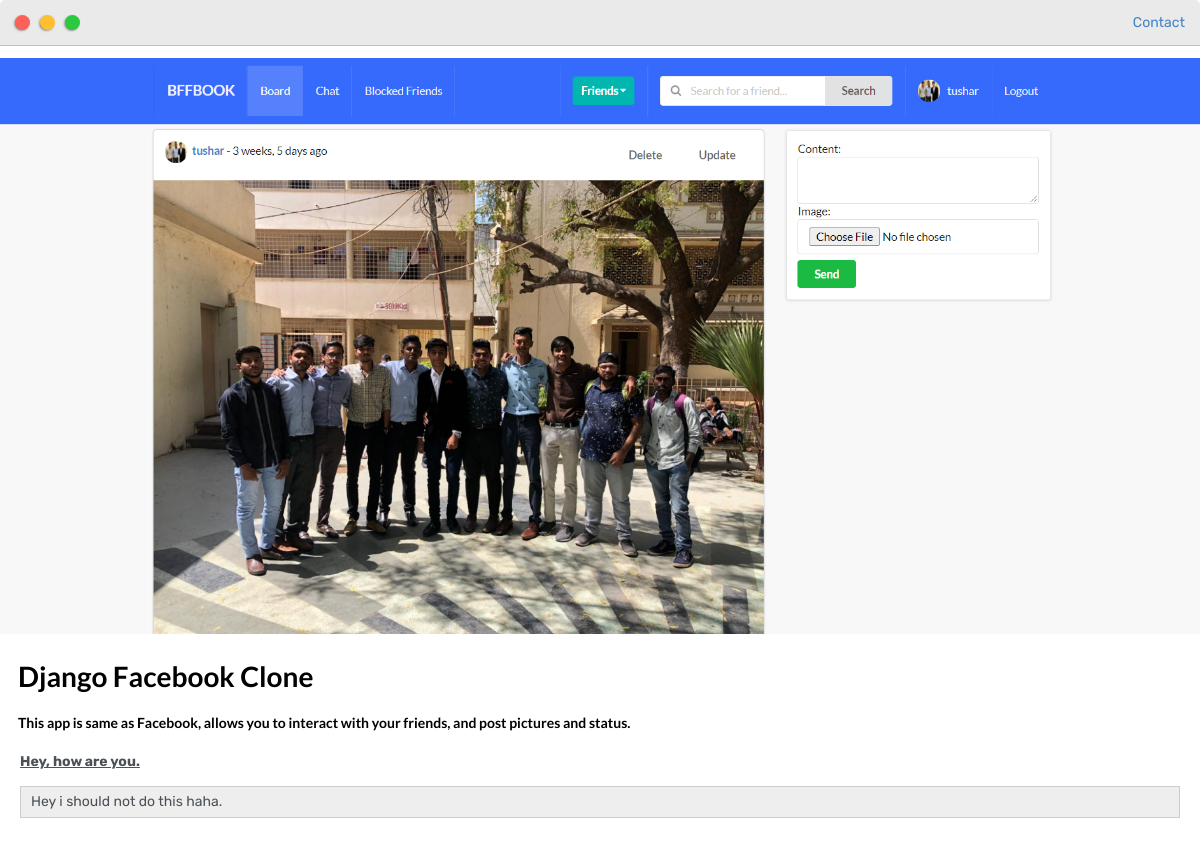
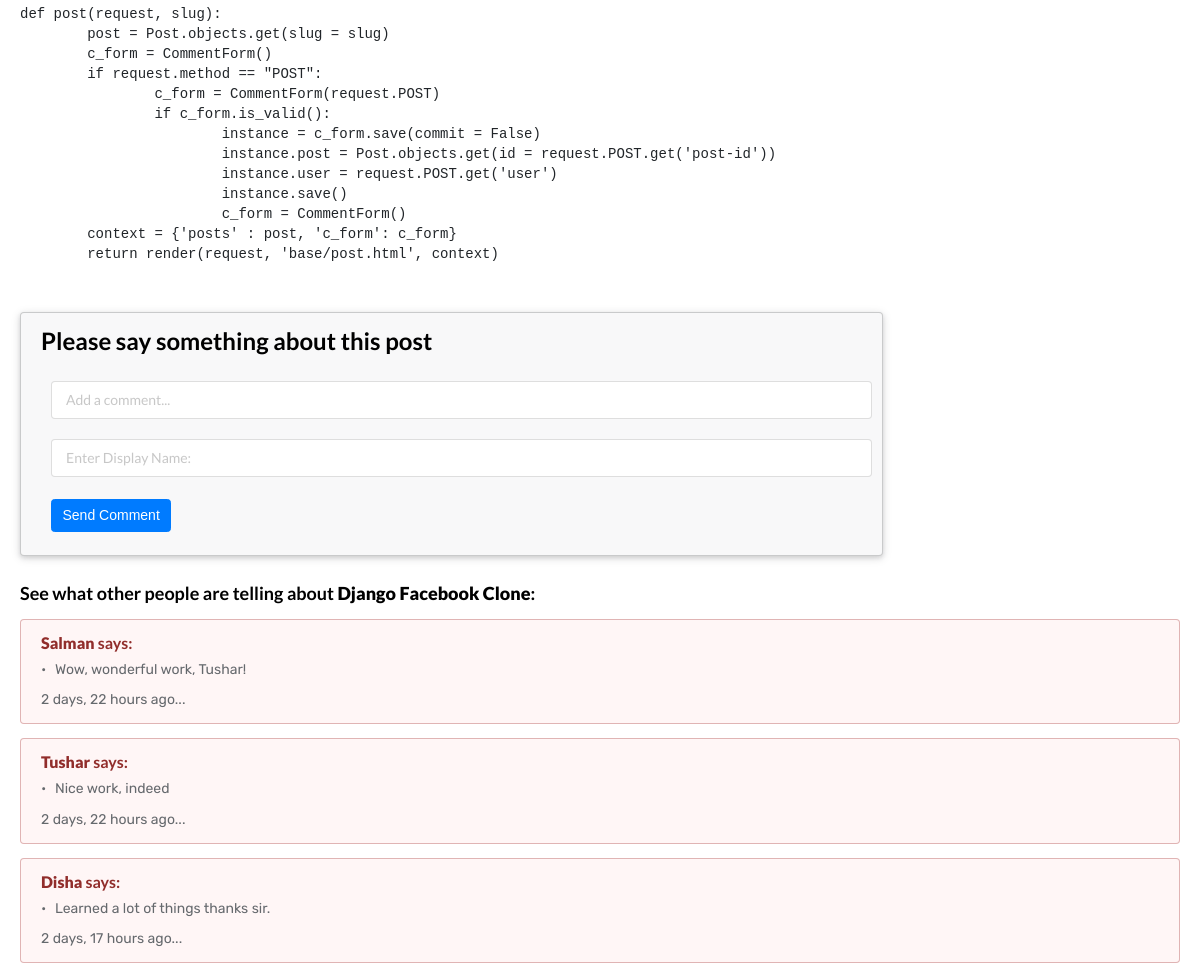
/post/django-facebook-clone, run on the app's committed database (2 pictures, top to bottom).
### base/models.py (models this page shows, shortened)
class Post(models.Model):
	headline = models.CharField(max_length = 200)
	sub_headline = models.CharField(max_length = 200)
	thumbnail = models.ImageField(null = True, blank = True, upload_to = 'images', default = "desktop wallpaper.jpg")
	body = RichTextUploadingField(null = True, blank = True)
	created = models.DateTimeField(auto_now_add = True)
	active = models.BooleanField(default = False)
	featured = models.BooleanField(default = False)
	tags = models.ManyToManyField(Tag, null = True)
	slug = models.SlugField(null = True, blank = True)

class Comment(models.Model):
	post = models.ForeignKey(Post, on_delete = models.CASCADE)
	user = models.CharField(max_length = 100, default = '')
	body = models.CharField(max_length = 1000)
	updated = models.DateTimeField(auto_now=True)
	created = models.DateTimeField(auto_now_add=True)

### base/views.py (the view, shortened to what this page needs)
# urls.py: path('post/<str:slug>', views.post, name="post"),
def post(request, slug):
	post = Post.objects.get(slug = slug)
	c_form = CommentForm()
	context = {'posts' : post, 'c_form': c_form}
	return render(request, 'base/post.html', context)

### base/forms.py
class CommentForm(ModelForm):
	body = forms.CharField(label='',
                            widget=forms.TextInput(attrs={'placeholder': 'Add a comment...'}))
	user = forms.CharField(label='',
                            widget=forms.TextInput(attrs={'placeholder': 'Enter Display Name:'}))
	class Meta:
		model = Comment
		fields = ('body', 'user' )

### base/templates/base/post.html (shortened to what this page needs)
{% extends 'base/main.html' %}
{% load static %}
{% block content %}
 <link rel="stylesheet" type='text/css' href="https://cdnjs.cloudflare.com/ajax/libs/semantic-ui/2.2.14/semantic.min.css">
<img src="{{posts.thumbnail.url}}">
	<h1 style="margin-left: 18px">{{posts.headline}}</h1>
<h5 style="margin-left: 18px; margin-top: 20px">{{posts.sub_headline}}</h5>
<div class="body-wrapper">
<p style="margin-left: 30px; margin-top: 20px">{{posts.body|safe}}</p>
<div class="ui grid">
<div class="twelve wide column">
	<div class="ui floating message">
		<h2>Please say something about this post</h2>
		<form action="" method="POST" class="ui form">
			{{c_form}}
			<button type="submit" name="submit_c_form" class="btn btn-primary" style="margin-top: 12px; margin-bottom: 10px;">Send Comment</button>
		</form>
	</div>
</div>
</div>
<h3>See what other people are telling about <b>{{posts.headline}}</b>:</h3>
	{% if posts.comment_set.all %}
			{% for c in posts.comment_set.all %}
			<div class="ui error message">
			  <div class="header">
			    <b>{{c.user}}</b> says:
			  </div>
			  <ul class="list">
			    <li>{{c.body}}</li>
			  </ul>
			  <p>{{c.created|timesince}} ago...</p>
			</div>
			{% endfor %}
	{% endif %}
{% endblock content %}

### static/css/default.css (style rules this page uses)
:root { --mainText:black; --secondaryText:#4b5156; --maincolor:#eaeaea; --secondarycolor:#fff; --bordercolor:#c1c1c1; --themeDotBorder: #24292e; --previewbg: rgb(251, 249, 241, 0.8 ); --previewShadow:#f0ead6; --buttonColor: black; }
html, body { padding: 0; margin: 0; }
h1, h2, h3, h4, h5, h6 { color: var(--mainText); font-family: 'Poppins', sans-serif; font-weight: 500; }
.body-wrapper { margin-left: 20px; margin-right: 20px; }
body { background-color: var(--maincolor); }
body * { transition: 0.3s; }
p, li, span, input, label, textarea, a { color: var(--secondaryText); font-family: 'Rubik', monospace; }
ul { list-style: none; }
h1 { font-size: 56px; }
h2 { font-size: 36px; }
h3 { font-size: 28px; }
h5 { font-size: 20px; }

### base/templates/base/post.html (style rules this page uses)
body { background-color: #fff; }
img { max-width: 100%; object-fit: cover; align-items: center; margin-top: 12px; }
#id_body { margin: 10px; }
#id_user { margin: 10px; }
button { margin: 10px; }

### data on the page
Post: thumbnail (picture), headline "Django Facebook Clone", sub_headline "This app is same as Facebook, allows you to interact with your friends, and post pictures and status.", body "Hey, how are you. Hey i should not do this haha. def post(request, slug): post = Post.objects.get(slug = slug) c_form = CommentForm() if request.method == \"POST\": c_form = CommentForm(request.POST) if c_form.is_valid(): instance = c_form.save(commit = False) instance.post = Post.objects.get(id = request.POST.get('post-id')) instance.user = request.POST.get('user') instance.save() c_form = CommentForm() context = {'posts' : post, 'c_form': c_form} return render(request, 'base/post.html', context)"
Comment: user "Salman", body "Wow, wonderful work, Tushar!", created "2 days, 22 hours"
Comment: user "Tushar", body "Nice work, indeed", created "2 days, 22 hours"
Comment: user "Disha", body "Learned a lot of things thanks sir.", created "2 days, 17 hours"
